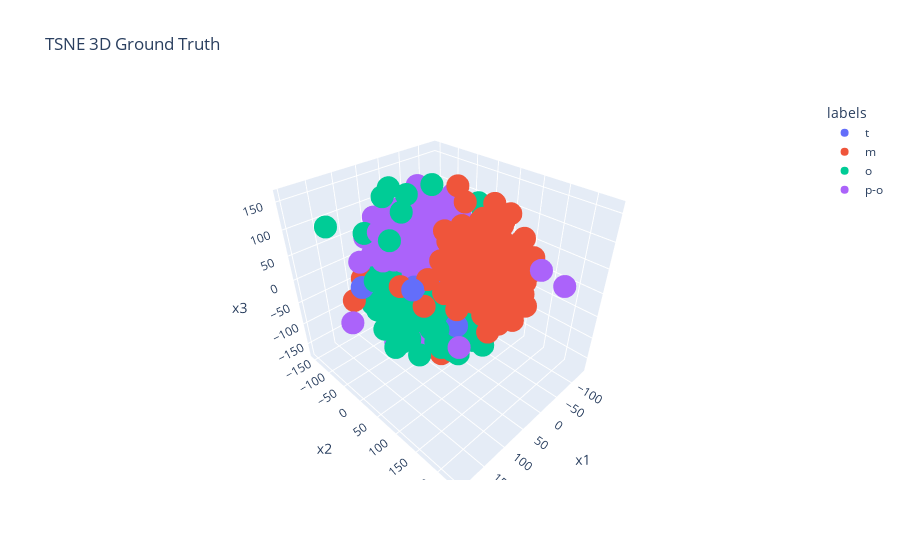

Notebook code for this chart:
### Code cell
fig = px.scatter_3d(dftsne, x='x1', y='x2', z='x3', color=dftsne['labels'], 
                    title='TSNE 3D Ground Truth')
fig.show()
